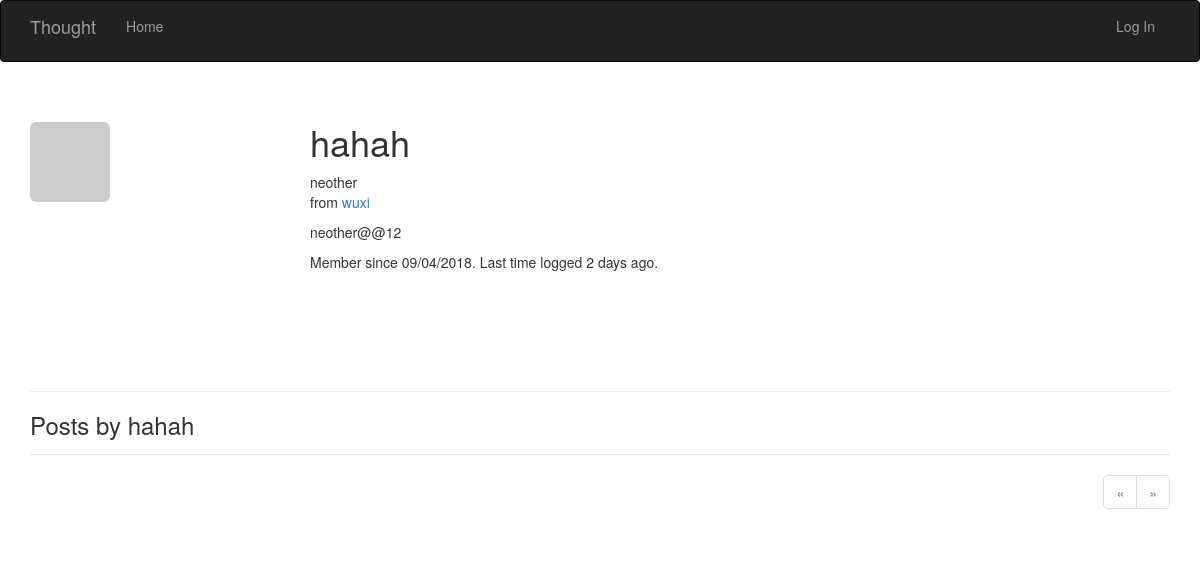
Before: /user/hahah with the older database file.
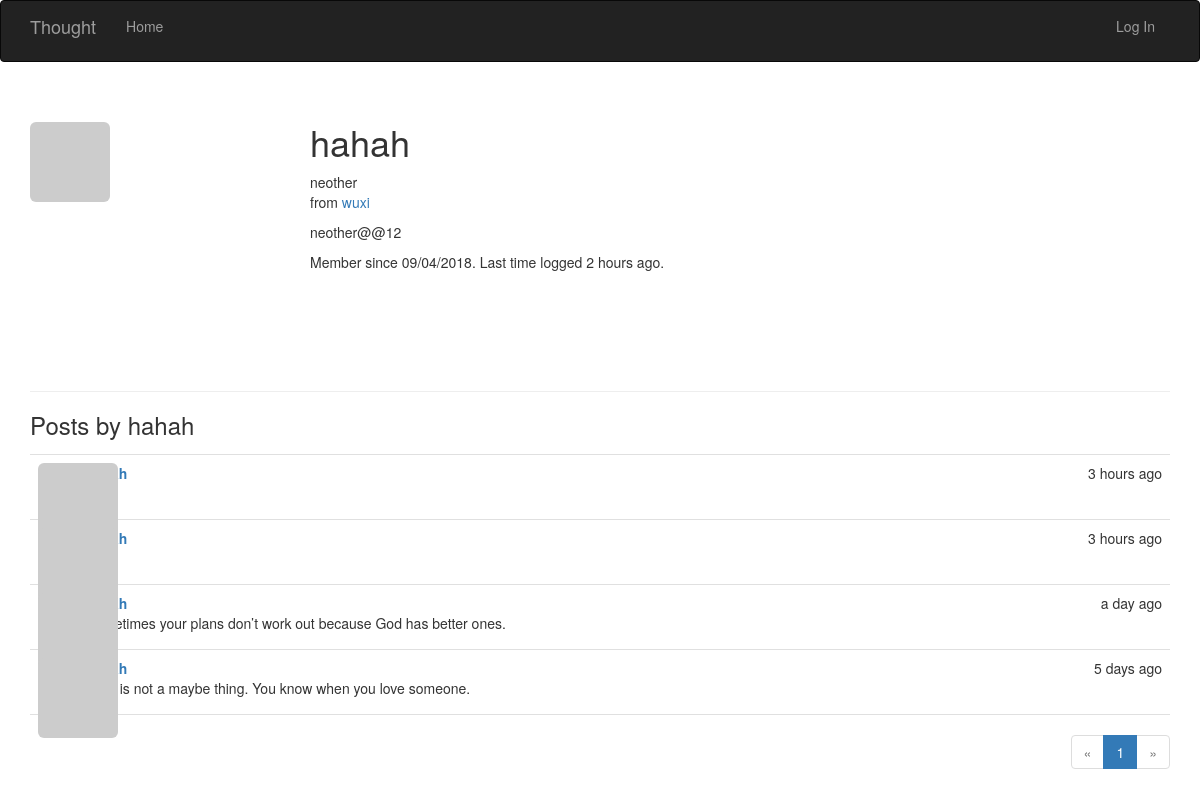
After: the same page with the newer database file.
### app/models.py (models this page shows, shortened)
class User(UserMixin, db.Model):
    __tablename__ = 'users'
    id = db.Column(db.Integer, primary_key=True)
    email = db.Column(db.String(64), unique=True, index=True)
    username = db.Column(db.String(64), unique=True, index=True)
    password_hash = db.Column(db.String(128))
    role_id = db.Column(db.Integer, db.ForeignKey('roles.id'))
    confirmed = db.Column(db.Boolean, default=False)
    name = db.Column(db.String(64))
    location = db.Column(db.String(64))
    about_me = db.Column(db.Text())
    member_since = db.Column(db.DateTime(), default=datetime.utcnow)
    last_seen = db.Column(db.DateTime(), default=datetime.utcnow)
    avatar_hash = db.Column(db.String(32))
    posts = db.relationship('Post', backref='author', lazy='dynamic')
    @property
    def password(self):
        raise AttributeError('password is not a readable attribute')
    def gravatar(self, size=100, default='identicon', rating='g'):
        url = 'https://secure.gravatar.com/avatar'
        hash = self.avatar_hash or self.gravatar_hash()
        return '{url}/{hash}?s={size}&d={default}&r={rating}'.format(
            url=url, hash=hash, size=size, default=default, rating=rating)

class Post(db.Model):
    __tablename__ = 'posts'
    id = db.Column(db.Integer, primary_key=True)
    body = db.Column(db.Text)
    timestamp = db.Column(db.DateTime, index=True, default=datetime.utcnow)
    author_id = db.Column(db.Integer, db.ForeignKey('users.id'))

### app/main/views.py (the view)
@main.route('/user/<username>')
def user(username):
    user = User.query.filter_by(username=username).first_or_404()
    page = request.args.get('page', 1, type=int)
    pagination = user.posts.order_by(Post.timestamp.desc()).paginate(
        page, per_page=current_app.config['FLASKY_POSTS_PER_PAGE'],
        error_out=False)
    posts = pagination.items
    return render_template('user.html', user=user, posts=posts, pagination=pagination)

### app/auth/views.py (called while the page is built)
@auth.before_app_request
def before_request():
    if current_user.is_authenticated:
        current_user.ping()
        if not current_user.confirmed \
                and request.blueprint != 'auth' \
                and request.endpoint != 'static':
            return redirect(url_for('auth.unconfirmed'))

### app/main/__init__.py (called while the page is built)
@main.app_context_processor
def inject_permissions():
    return dict(Permission=Permission)

### app/models.py (called while the page is built)
    def is_administrator(self):
        return False

### app/templates/user.html (shortened to what this page needs)
{% extends "base.html" %}
{% import "bootstrap/wtf.html" as wtf %}
{% import "_macros.html" as macros %}
{% block page_content %}
    <div class="page-header">
        <img class="img-rounded profile-thumbnail" src="{{ user.gravatar(size=230) }}">
        <div class="profile-header">
            <h1>{{ user.username }}</h1>
            {% if user.name or user.location %}
                <p>
                    {% if user.name %}{{ user.name }}<br>{% endif %}
                    {% if user.location %}
                        from <a href="http://map.baidu.com/">{{ user.location }}</a><br>
                    {% endif %}
                </p>
            {% endif %}
            {% if user.about_me %}<p>{{ user.about_me }}</p>{% endif %}
            <p>
                Member since {{ moment(user.member_since).format('L') }}.
                Last time logged {{ moment(user.last_seen).fromNow() }}.
            </p>
        </div>
    </div>
    <h3>Posts by {{ user.username }}</h3>
     {% include '_posts.html' %}
     <div class="pagination">
        {{ macros.pagination_widget(pagination, '.user',username=user.username) }}
    </div>
{% endblock %}

### app/templates/base.html (shortened to what this page needs)
{% extends "bootstrap/base.html" %}
{% block head %}
{{ super() }}
<link rel="stylesheet" type="text/css" href="{{ url_for('static', filename='styles.css') }}">
{% endblock %}
{% block navbar %}
<div class="navbar navbar-inverse" role="navigation">
    <div class="container">
        <div class="navbar-header">
            <p class="navbar-brand" href="{{ url_for('main.index') }}">Thought</a>
        </div>
        <div class="navbar-collapse collapse">
            <ul class="nav navbar-nav">
                <li><a href="{{ url_for('main.index') }}">Home</a></li>
            </ul>
            <ul class="nav navbar-nav navbar-right">
                {% if current_user.is_authenticated %}
                <li class="dropdown">
                    <a href="#" class="dropdown-toggle" data-toggle="dropdown">
                        <!--
                        -->
                    {{ current_user.email }} <b class="caret"></b>
                    </a>
                    <ul class="dropdown-menu">
                        <li><a href="{{ url_for('auth.password_change') }}">Change Password</a></li>
                        <li><a href="{{ url_for('auth.deleteself') }}">deleteself</a></li>
                        <li><a href="{{ url_for('auth.removeallpost') }}">removeallpost</a></li>
                        <li><a href="{{ url_for('auth.logout') }}">Log Out</a></li>
                    </ul>
                </li>
                {% else %}
                <li><a href="{{ url_for('auth.login') }}">Log In</a></li>
                {% endif %}
            </ul>
        </div>
    </div>
</div>
{% endblock %}
{% block content %}
<div class="container">
    {% block page_content %}{% endblock %}
</div>
{% endblock %}

### app/templates/_macros.html
{% macro pagination_widget(pagination, endpoint, fragment='') %}
<ul class="pagination">
    <li{% if not pagination.has_prev %} class="disabled"{% endif %}>
    <a href="{% if pagination.has_prev %}{{ url_for(endpoint, page=pagination.prev_num, **kwargs) }}{{ fragment }}{% else %}#{% endif %}">
&laquo;</a>
</li>
{% for p in pagination.iter_pages() %}
{% if p %}
    {% if p == pagination.page %}
        <li class="active">
            <a href="{{ url_for(endpoint, page = p, **kwargs) }}{{ fragment }}">{{ p }}</a>
        </li>
    {% else %}
        <li>
            <a href="{{ url_for(endpoint, page = p, **kwargs) }}{{ fragment }}">{{ p }}</a>
        </li>
    {% endif %}
{% else %}
    <li class="disabled"><a href="#">&hellip;</a></li>
{% endif %}
{% endfor %}
<li{% if not pagination.has_next %} class="disabled"{% endif %}>
<a href="{% if pagination.has_next %}{{ url_for(endpoint, page=pagination.next_num, **kwargs) }}{{ fragment }}{% else %}#{% endif %}">
&raquo;
</a>
</li>
</ul>
{% endmacro %}

### app/templates/_posts.html (shortened to what this page needs)
<ul class="posts">
        {% for post in posts %}
            <li class="post">
                <div class="profile-thumbnail">
                    <a href="{{ url_for('.user', username=post.author.username) }}">
                        <img class="img-rounded profile-thumbnail"
                        src="{{ post.author.gravatar(size=40) }}">
                    </a>
                </div>
                <div class="post-content">
                    <div class="post-date">{{ moment(post.timestamp).fromNow() }}</div>
                    <div class="post-author">
                        <a href="{{ url_for('.user', username=post.author.username) }}">
                        </a>
                    </div>
                    <div class="post-body">{{ post.body }}</div>
                </div>
            </li>
        {% endfor %}
    </ul>

### app/static/styles.css (style rules this page uses)
.profile-thumbnail { position: absolute; }
.profile-header { min-height: 260px; margin-left: 280px; }
ul.posts { list-style-type: none; padding: 0px; margin: 16px 0px 0px 0px; border-top: 1px solid #e0e0e0; }
ul.posts li.post { padding: 8px; border-bottom: 1px solid #e0e0e0; }
div.post-date { float: right; }
div.post-author { font-weight: bold; }
div.post-content { margin-left: 48px; min-height: 48px; }
div.pagination { width: 100%; text-align: right; padding: 0px; margin: 0px; }

Changed rows visible on the page:
changed User "hahah": last_seen "2 days ago" → "2 hours ago"
added Post: timestamp "3 hours ago"
added Post: timestamp "3 hours ago"
added Post: timestamp "a day ago", body "Sometimes your plans don’t work out because God has better ones."
added Post: timestamp "5 days ago", body "Love is not a maybe thing. You know when you love someone."
Other visible differences:
new list line: "1"
